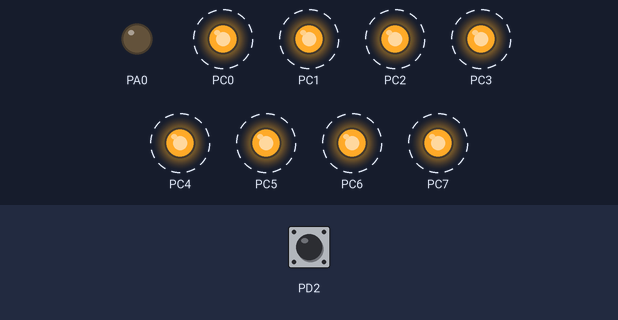
The program below on a simulated ATmega32, built with avr-gcc and emulated at 4 MHz. On the bench: output pins drawn as LEDs (lit = HIGH). Dashed ring = blinking. The inputs (shaded band) are chosen by the test bench; at power-on: PD2 HIGH.

Above: at 1.25 s.
1.3 s: PD2 pulled LOW for 0.15 s
At 1.57 s:
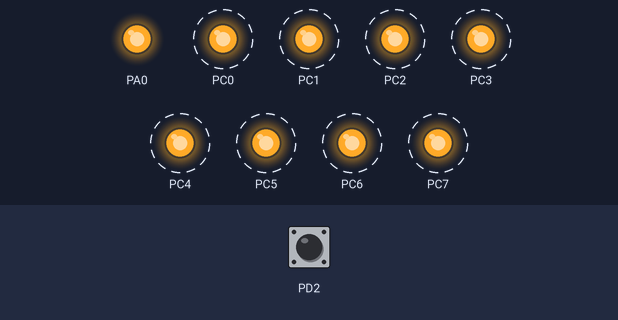
Timing chart, 0 to 10.3 s (numbered marks = the images above; inputs shaded):
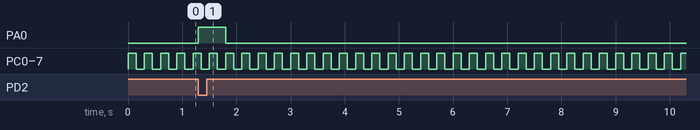

The program:

Z1.c
```c
//Poni¿ej podaj swoje dane
//Jakub £achmañski
//95481
//5
//10
//CW5Z1
////////////////////////////
// Schemat pod³¹czenia
// PC(0-7)=D(0-7)
// PA0=C1
// a=GND
// PD2=K4
// W4=GND

// 4 000 000 / 64 = 62 500; 62 500 /2 = 31 250

#define F_CPU 4000000
#include <avr/io.h>
#include <util/delay.h>
#include <avr/interrupt.h>

ISR(INT0_vect){ // przy wcisnieciu przycisku
	PORTA |= 0x01; // w³¹czenie diody

	TCCR1B |= 0x03; // w³¹czenie timera 1 preskalar jako 1/64
	TCCR1B |= 0x08; // tryb ctc
	TCNT1 = 0; // wyzerowanie timera
}

ISR(TIMER1_COMPA_vect){ // przy osiagnieciu okreslonej ilosci tickow
	PORTA &= 0xFE; // wy³¹czenie diody

	TCCR1B &= 0xF8; // wy³¹czenie timera 1
}

int main(void)
{
	DDRA |= 0x01; // ustwienie PORTA 0 jako wyj cie
	DDRC = 0xFF; // ustawienie PORTC jako wyj cie

	PORTD |= 0x04; // pod³¹czenie zasilania do przycisku PORTB 2
	PORTC = 0xFF; // ustawienie stanu poczatkowego diod LED

	MCUCR |= 0x02; // ustawienie trybu zbocza opadaj¹cego na INT0
	GICR |= 0x40; // w³¹czenie przerwania INT0

	OCR1A = 31250; // ustawienie celu czasu na 0,5 sek

	TIMSK |= 0x10; // w³aczenie timera 1 na tryb porównywania

	sei(); // w³¹czenie obs³ugi przerwañ

    while (1)
    {
		_delay_ms(150); // opó nienie
		PORTC =~PORTC; // zmiana animacji diod
    }
}
```

Measured:
- after the input at 1.3 s, PA0: LOW → HIGH at once, → LOW 0.50 s later
- by itself, PC0–7: alternates HIGH for 0.15 s and LOW for 0.15 s
